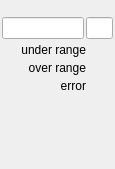
   <widget class="QWidget" name="Ch2">
    <property name="geometry">
     <rect>
      <x>0</x>
      <y>0</y>
      <width>115</width>
      <height>169</height>
     </rect>
    </property>
    <attribute name="label">
     <string>Ch 2</string>
    </attribute>
    <widget class="caFrame" name="caframe_6">
     <property name="geometry">
      <rect>
       <x>0</x>
       <y>15</y>
       <width>115</width>
       <height>80</height>
      </rect>
     </property>
     <property name="macro">
      <string notr="true">CH=2,IOC=$(IOC),MasterID=$(MasterID),SlaveID=$(SlaveID),HWType=$(HWType)</string>
     </property>
     <layout class="QGridLayout" name="gridLayout_11">
      <property name="leftMargin">
       <number>2</number>
      </property>
      <property name="topMargin">
       <number>2</number>
      </property>
      <property name="rightMargin">
       <number>2</number>
      </property>
      <property name="bottomMargin">
       <number>2</number>
      </property>
      <property name="spacing">
       <number>2</number>
      </property>
      <item row="0" column="0">
       <layout class="QHBoxLayout" name="horizontalLayout_5" stretch="3,1">
        <item>
         <widget class="caLineEdit" name="calineedit_9">
          <property name="alignment">
           <set>Qt::AlignRight|Qt::AlignTrailing|Qt::AlignVCenter</set>
          </property>
          <property name="channel" stdset="0">
           <string notr="true">$(IOC):m$(MasterID)s$(SlaveID)-AI0$(CH)</string>
          </property>
          <property name="background">
           <color alpha="0">
            <red>160</red>
            <green>160</green>
            <blue>164</blue>
           </color>
          </property>
          <property name="colorMode">
           <enum>caLineEdit::Static</enum>
          </property>
          <property name="precisionMode">
           <enum>caLineEdit::Channel</enum>
          </property>
         </widget>
        </item>
        <item>
         <widget class="caLineEdit" name="calineedit_10">
          <property name="channel" stdset="0">
           <string notr="true">$(IOC):m$(MasterID)s$(SlaveID)-AI0$(CH).EGU</string>
          </property>
          <property name="background">
           <color alpha="0">
            <red>160</red>
            <green>160</green>
            <blue>164</blue>
           </color>
          </property>
          <property name="colorMode">
           <enum>caLineEdit::Static</enum>
          </property>
          <property name="precisionMode">
           <enum>caLineEdit::User</enum>
          </property>
         </widget>
        </item>
       </layout>
      </item>
      <item row="1" column="0">
       <layout class="QGridLayout" name="gridLayout_5" columnstretch="10,3">
        <property name="spacing">
         <number>2</number>
        </property>
        <item row="1" column="0">
         <widget class="caLabel" name="calabel_16">
          <property name="toolTip">
           <string/>
          </property>
          <property name="text">
           <string>over range</string>
          </property>
          <property name="textFormat">
           <enum>Qt::PlainText</enum>
          </property>
          <property name="alignment">
           <set>Qt::AlignBottom|Qt::AlignRight|Qt::AlignTrailing</set>
          </property>
         </widget>
        </item>
        <item row="0" column="1">
         <widget class="caLed" name="caled_15">
          <property name="toolTip">
           <string>&lt;html&gt;&lt;head/&gt;&lt;body&gt;&lt;p&gt;E-Bus Power Status&lt;/p&gt;&lt;/body&gt;&lt;/html&gt;</string>
          </property>
          <property name="rectangular">
           <bool>true</bool>
          </property>
          <property name="gradientEnabled">
           <bool>false</bool>
          </property>
          <property name="ledWidth">
           <number>16</number>
          </property>
          <property name="ledHeight">
           <number>16</number>
          </property>
          <property name="channel" stdset="0">
           <string notr="true">$(IOC):m$(MasterID)s$(SlaveID)-AI0$(CH)-UndrLimAlrm</string>
          </property>
          <property name="colorMode">
           <enum>caLed::Static</enum>
          </property>
          <property name="falseColor">
           <color>
            <red>170</red>
            <green>0</green>
            <blue>0</blue>
           </color>
          </property>
          <property name="trueColor">
           <color>
            <red>0</red>
            <green>85</green>
            <blue>0</blue>
           </color>
          </property>
          <property name="trueValue">
           <string notr="true">0</string>
          </property>
          <property name="falseValue">
           <string notr="true">1</string>
          </property>
         </widget>
        </item>
        <item row="2" column="1">
         <widget class="caLed" name="caled_16">
          <property name="toolTip">
           <string/>
          </property>
          <property name="rectangular">
           <bool>true</bool>
          </property>
          <property name="gradientEnabled">
           <bool>false</bool>
          </property>
          <property name="ledWidth">
           <number>16</number>
          </property>
          <property name="ledHeight">
           <number>16</number>
          </property>
          <property name="channel" stdset="0">
           <string notr="true">$(IOC):m$(MasterID)s$(SlaveID)-AI0$(CH)-ErrAlrm</string>
          </property>
          <property name="colorMode">
           <enum>caLed::Static</enum>
          </property>
          <property name="falseColor">
           <color>
            <red>170</red>
            <green>0</green>
            <blue>0</blue>
           </color>
          </property>
          <property name="trueColor">
           <color>
            <red>0</red>
            <green>85</green>
            <blue>0</blue>
           </color>
          </property>
          <property name="trueValue">
           <string notr="true">0</string>
          </property>
          <property name="falseValue">
           <string notr="true">1</string>
          </property>
         </widget>
        </item>
        <item row="2" column="0">
         <widget class="caLabel" name="calabel_17">
          <property name="toolTip">
           <string/>
          </property>
          <property name="text">
           <string>error</string>
          </property>
          <property name="textFormat">
           <enum>Qt::PlainText</enum>
          </property>
          <property name="alignment">
           <set>Qt::AlignBottom|Qt::AlignRight|Qt::AlignTrailing</set>
          </property>
         </widget>
        </item>
        <item row="0" column="0">
         <widget class="caLabel" name="calabel_18">
          <property name="toolTip">
           <string/>
          </property>
          <property name="text">
           <string>under range</string>
          </property>
          <property name="textFormat">
           <enum>Qt::PlainText</enum>
          </property>
          <property name="alignment">
           <set>Qt::AlignBottom|Qt::AlignRight|Qt::AlignTrailing</set>
          </property>
         </widget>
        </item>
        <item row="1" column="1">
         <widget class="caLed" name="caled_17">
          <property name="toolTip">
           <string/>
          </property>
          <property name="rectangular">
           <bool>true</bool>
          </property>
          <property name="gradientEnabled">
           <bool>false</bool>
          </property>
          <property name="ledWidth">
           <number>16</number>
          </property>
          <property name="ledHeight">
           <number>16</number>
          </property>
          <property name="channel" stdset="0">
           <string notr="true">$(IOC):m$(MasterID)s$(SlaveID)-AI0$(CH)-OvrLimAlrm</string>
          </property>
          <property name="colorMode">
           <enum>caLed::Static</enum>
          </property>
          <property name="falseColor">
           <color>
            <red>170</red>
            <green>0</green>
            <blue>0</blue>
           </color>
          </property>
          <property name="trueColor">
           <color>
            <red>0</red>
            <green>85</green>
            <blue>0</blue>
           </color>
          </property>
          <property name="trueValue">
           <string notr="true">0</string>
          </property>
          <property name="falseValue">
           <string notr="true">1</string>
          </property>
         </widget>
        </item>
       </layout>
      </item>
     </layout>
    </widget>
   </widget>
